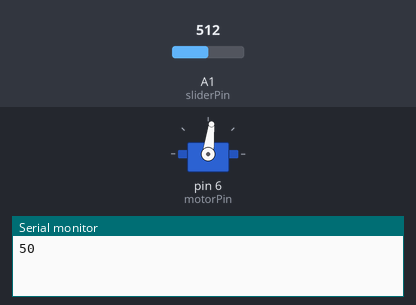
Recording of a sketch running on a simulated Arduino Uno, built with avr-gcc and run on an emulated ATmega328P. On the bench: servo, the last lines printed to the serial monitor. Inputs (shaded band) come from the test bench; at power-on: A1 (sliderPin) = 512.

Above: at 1.2 s.
1.3 s: A1 (sliderPin) set to 716
At 1.8 s:
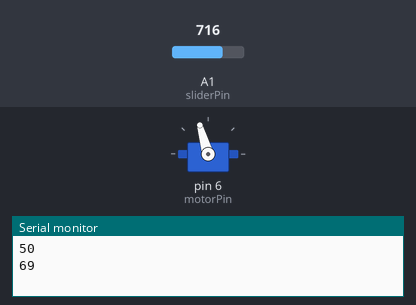
2.8 s: A1 (sliderPin) set to 900
At 4.0 s:
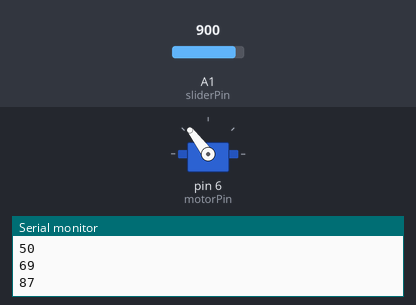
4.3 s: A1 (sliderPin) set to 1023
At 5.3 s:
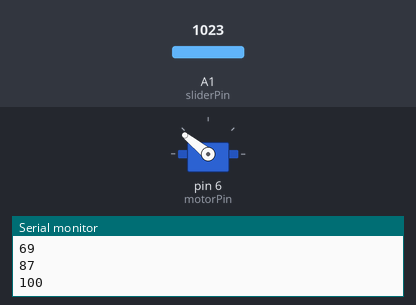
5.8 s: A1 (sliderPin) set to 306
At 6.4 s:
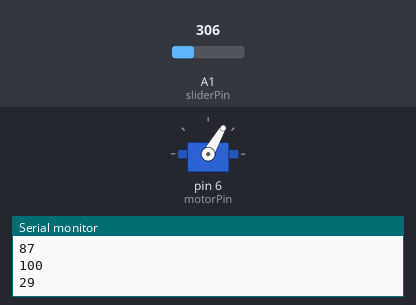
7.3 s: A1 (sliderPin) set to 122
At 7.6 s:
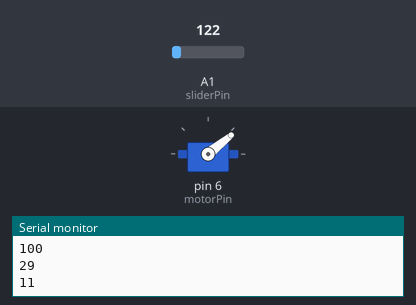
8.8 s: A1 (sliderPin) set to 511
At 9.9 s:
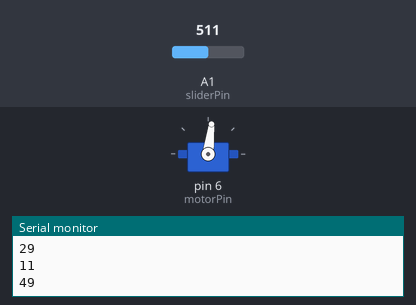
Timing chart, 0 to 11.3 s (numbered marks = the images above; inputs shaded):
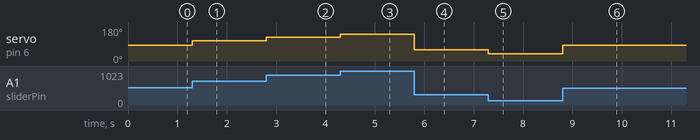

The sketch:

Brushless_Motor.ino
```cpp
#include <Servo.h>

Servo motor;

short motorPin = 6;
short sliderPin = 1;
short lastValue = 0;

short min = 800;
short max = 2000;

void setup() {
  motor.attach(motorPin);

  Serial.begin(115200);

  //  motor.write(max);
  //  delay(2000);

  //  motor.write(min);
  //  delay(6000);
}

void loop() {
  int throttle = analogRead(sliderPin);
  throttle = map(throttle, 0, 1023, min, max);
  if (throttle != lastValue) {
    motor.writeMicroseconds(throttle);
    Serial.println(percentage(throttle));
    lastValue = throttle;
  }
}

short percentage(int n) {
  return map(n, min, max, 0, 100);
}
```

Measured:
- after the input at 1.3 s, servo on pin 6 (motorPin): 83° → 106° at once
- after the input at 2.8 s, servo on pin 6 (motorPin): 106° → 127° at once
- after the input at 4.3 s, servo on pin 6 (motorPin): 127° → 141° at once
- after the input at 5.8 s, servo on pin 6 (motorPin): 141° → 60° at once
- after the input at 7.3 s, servo on pin 6 (motorPin): 60° → 39° at once
- after the input at 8.8 s, servo on pin 6 (motorPin): 39° → 83° at once
